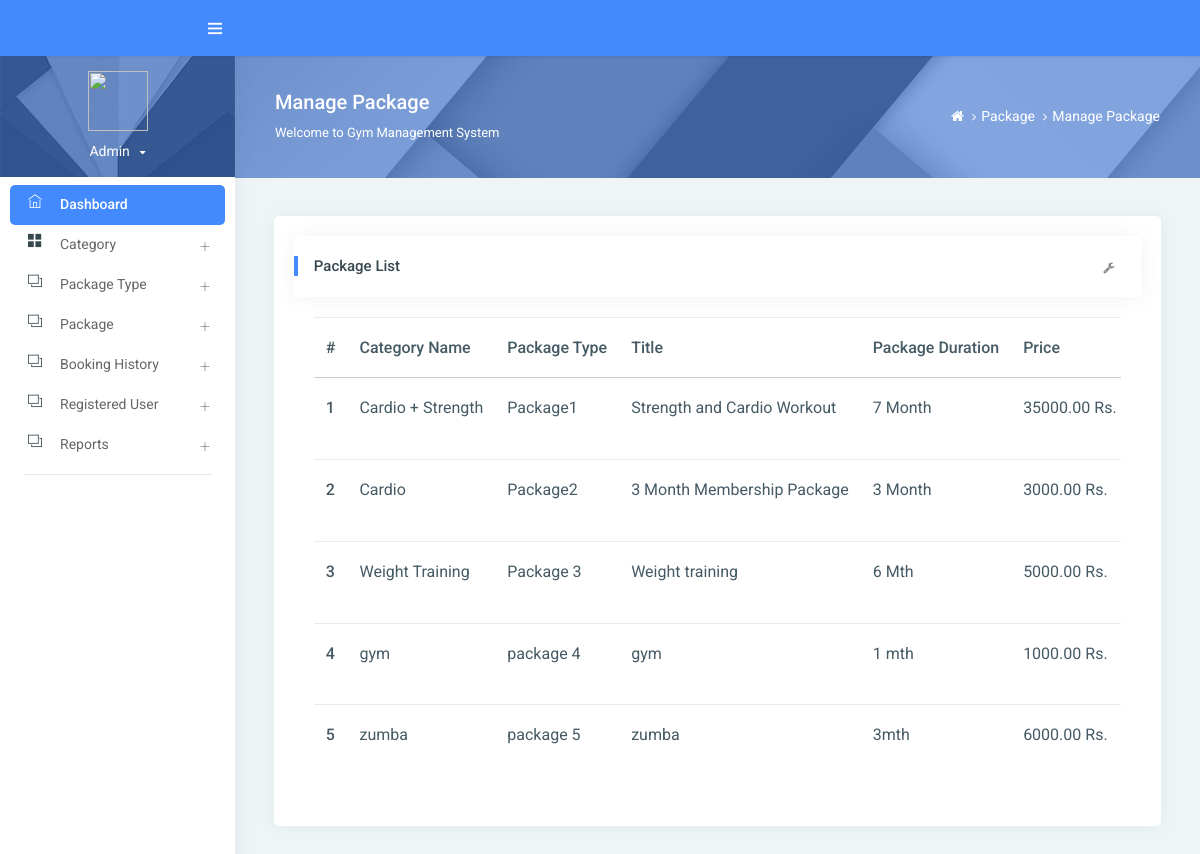
The page /managePackage/ on the database its author committed.
### gym/models.py (models this page shows, shortened)
class Package(models.Model):
    category = models.ForeignKey(Category, on_delete=models.CASCADE, null=True)
    packagename = models.ForeignKey(Packagetype, on_delete=models.CASCADE, null=True)
    titlename = models.CharField(max_length=200, null=True)
    packageduration = models.CharField(max_length=50, null=True)
    price = models.DecimalField(max_digits=10, decimal_places=2, null=True)  # Using DecimalField for price
    description = models.CharField(max_length=200, null=True)
    creationdate = models.DateTimeField(auto_now_add=True)

class Category(models.Model):
    categoryname = models.CharField(max_length=200, null=True)
    status = models.CharField(max_length=300, null=True)
    creationdate = models.DateTimeField(auto_now_add=True)

class Packagetype(models.Model):
    category = models.ForeignKey(Category, on_delete=models.CASCADE, null=True)
    packagename = models.CharField(max_length=200, null=True)
    creationdate = models.DateTimeField(auto_now_add=True)
    def __str__(self):
        return self.packagename

### gym/views.py (the view)
# urls.py: path('managePackage/', views.managePackage, name='managePackage'),
def managePackage(request):
    package = Package.objects.all()
    return render(request, 'admin/managePackage.html',locals())

### gym/templates/admin/managePackage.html (shortened to what this page needs)
{% extends 'admin_base.html' %}
{% load static %}
{% block main %}
<div class="page-header">
    <div class="page-block">
        <div class="row align-items-center">
            <div class="col-md-8">
                <div class="page-header-title">
                    <h5 class="m-b-10">Manage Package</h5>
                    <p class="m-b-0">Welcome to Gym Management System</p>
                </div>
            </div>
            <div class="col-md-4">
                <ul class="breadcrumb-title">
                    <li class="breadcrumb-item">
                        <a href="{% url 'admin_home' %}"> <i class="fa fa-home"></i> </a>
                    </li>
                    <li class="breadcrumb-item"><a href="">Package</a>
                    </li>
                    <li class="breadcrumb-item"><a href="">Manage Package</a>
                    </li>
                </ul>
            </div>
        </div>
    </div>
</div>
<div class="pcoded-inner-content">
    <div class="main-body">
        <div class="page-wrapper">
            <div class="page-body">
                <div class="row">
                    <div class="col-md-12">
                        <div class="card">
                            <div class="card-block">
                                <div class="card-header">
                                    <h5>Package List</h5>
                                    <div class="card-header-right">
                                        <ul class="list-unstyled card-option">
                                            <li><i class="fa fa fa-wrench open-card-option"></i></li>
                                        </ul>
                                    </div>
                                </div>
                                <div class="card-block table-border-style">
                                    <div class="table-responsive">
                                        <table class="table">
                                            <thead>
                                            <tr>
                                                <th>#</th>
                                                <th>Category Name</th>
                                                <th>Package Type</th>
                                                <th>Title</th>
                                                <th>Package Duration</th>
                                                <th>Price</th>
                                            </tr>
                                            </thead>
                                            <tbody>
                                            {% for i in package %}
                                            <tr>
                                                <th scope="row">{{forloop.counter}}</th>
                                                <td>{{i.category.categoryname}}</td>
                                                <td>{{i.packagename}}</td>
                                                 <td>{{i.titlename}}</td>
                                                <td>{{i.packageduration}}</td>
                                                <td>{{i.price}} Rs.</td>
                                            </tr>
                                            {% endfor %}
                                            </tbody>
                                        </table>
                                    </div>
                                </div>
                            </div>
                        </div>
                    </div>
                </div>
            </div>
        </div>
    </div>
</div>
{% endblock %}

### rows shown on the page
Package: category.categoryname "Cardio + Strength", packagename "Package1", titlename "Strength and Cardio Workout", packageduration "7 Month", price "35000.00"
Package: category.categoryname "Cardio", packagename "Package2", titlename "3 Month Membership Package", packageduration "3 Month", price "3000.00"
Package: category.categoryname "Weight Training", packagename "Package 3", titlename "Weight training", packageduration "6 Mth", price "5000.00"
Package: category.categoryname "gym", packagename "package 4", titlename "gym", packageduration "1 mth", price "1000.00"
Package: category.categoryname "zumba", packagename "package 5", titlename "zumba", packageduration "3mth", price "6000.00"
